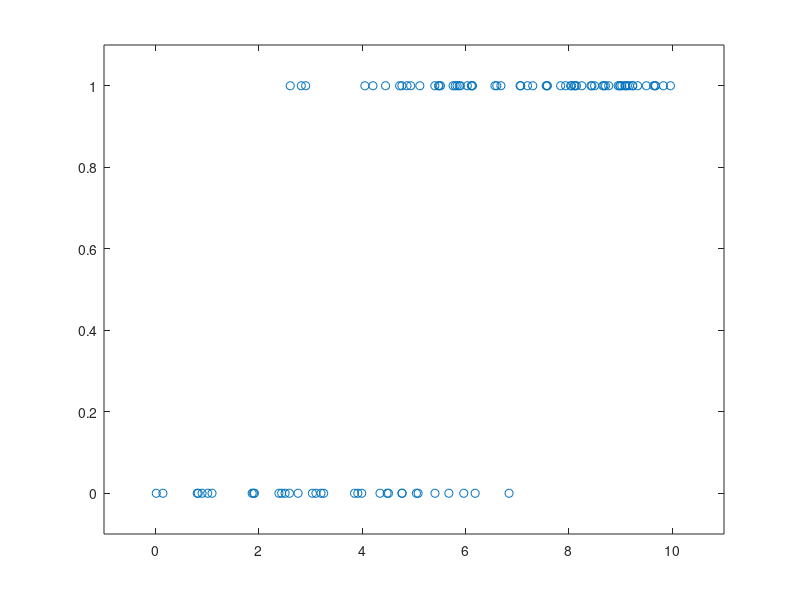

Write MATLAB code to recreate this figure. (Note: this script raises an error after producing the figure.)
randn('state',0)
rand('state',0)

%Generate data
a = 1;
b = -5;
m = 100;

u = 10 * rand(m,1);
y = ( rand(m,1) < exp(a*u+b)./(1+exp(a*u+b)) );
plot(u,y,'o');
axis([-1, 11, -0.1, 1.1]);

% solve problem
%
% minimize -(sum_(y_i=1) u_i)*a - b + sum log (1 + exp(a * ui +b))

U = [ones(m,1) u];
cvx_expert true
cvx_begin
    variables x(2)
    maximize(y' * U * x - sum(log_sum_exp([zeros(1,m); x'*U'])))
cvx_end

% plot results and logistic function
ind1 = find(y==1);
ind2 = find(y==0);

aml = x(2);  bml = x(1);
us = linspace(-1,11,1000)';
ps = exp(aml*us + bml)./(1+exp(aml*us+bml));

dots = plot(us, ps, '-', u(ind1), y(ind1), 'o', u(ind2), y(ind2), 'o');

axis([-1, 11, -0.1, 1.1])
xlabel('x')
ylabel('y')